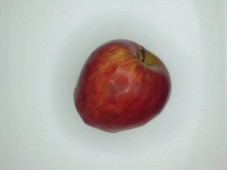
%> input picture manzana.jpg, 227 x 170 px
$ octave pruebaimadjust.m   (GNU Octave 9; MATLAB toolbox functions it lacks are replaced by stand-ins)
%> lines starting %> are read from the running program, lines starting %| are printed output that depends on the picture
%> further down, RGB is the input picture: size 170x227x3 uint8; mean R, G, B 184.4, 180.4, 176
### my_adjust.m
%%%low in= Emin----high in= Emax--- low out== Smin--- n= gama%%%%%

function J = my_adjust(I,low_in,high_in,low_out,high_out,n)
%> called with low_in = 0, high_in = 255, low_out = 0, high_out = 255, n = 0.5

[filas,columnas,capas] = size(I);
%> filas = 170; columnas = 227; capas = 3

li = isscalar(low_in);%% convierte el vector en un numero escalar%%
hi = isscalar(high_in);
lo = isscalar(low_out);
ho = isscalar(high_out);
nt = isscalar(n);
rgb = 0;
if capas > 1
    rgb = 1;
    if li == 0
        rli1 = low_in(:,1);
        rli2 = low_in(:,2);
        rli3 = low_in(:,3);
    else
        rli1 = low_in;
        rli2 = low_in;
        rli3 = low_in;
    end

    if hi == 0
        rhi1 = high_in(:,1);
        rhi2 = high_in(:,2);
        rhi3 = high_in(:,3);
    else
        rhi1 = high_in;
        rhi2 = high_in;
        rhi3 = high_in;
    end

    if lo == 0
        rlo1 = low_out(:,1);
        rlo2 = low_out(:,2);
        rlo3 = low_out(:,3);
    else
        rlo1 = low_out;
        rlo2 = low_out;
        rlo3 = low_out;
    end

    if ho == 0
        rho1 = high_out(:,1);
        rho2 = high_out(:,2);
        rho3 = high_out(:,3);
    else
        rho1 = high_out;
        rho2 = high_out;
        rho3 = high_out;
    end

    if nt == 0
        rn1 = n(:,1);
        rn2 = n(:,2);
        rn3 = n(:,3);
    else
        rn1 = n;
        rn2 = n;
        rn3 = n;
    end

    j1 = I(:,:,1);
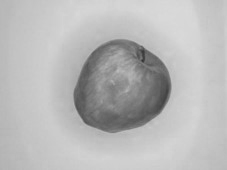
%> j1: size 170x227 uint8; min 49, max 217, mean 184.4
    j2 = I(:,:,2);
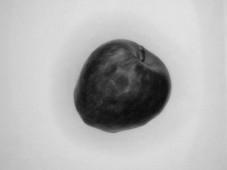
%> j2: size 170x227 uint8; min 12, max 226, mean 180.4
    j3 = I(:,:,3);
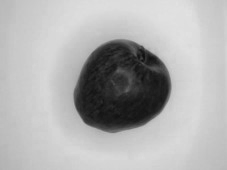
%> j3: size 170x227 uint8; min 15, max 226, mean 176
end

Eminf = find(I <= low_in);
%> Eminf = []
I(Eminf) = low_in;

Emaxf = find(I > high_in);
%> Emaxf = []
I(Emaxf) = high_in;

Sminf = find(I < low_out);
%> Sminf = []
I(Sminf) = low_out;

Smaxf = find (I > high_out);
%> Smaxf = []
I(Smaxf) = high_out;


if rgb == 0
    J = uint8(((high_out - low_out)/(high_in - low_in)^n)*((double(I)-low_in)).^n + low_out);
else
    k1 = uint8(((rho1 - rlo1)/(rhi1 - rli1)^rn1)*((double(j1)-rli1)).^rn1 + rlo1);
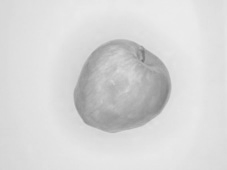
%> k1: size 170x227 uint8; min 112, max 235, mean 215.9
    k2 = uint8(((rho2 - rlo2)/(rhi2 - rli2)^rn2)*((double(j2)-rli2)).^rn2 + rlo2);
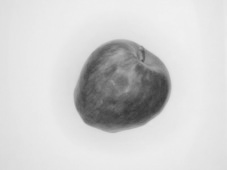
%> k2: size 170x227 uint8; min 55, max 240, mean 209.1
    k3 = uint8(((rho3 - rlo3)/(rhi3 - rli3)^rn3)*((double(j3)-rli3)).^rn3 + rlo3);
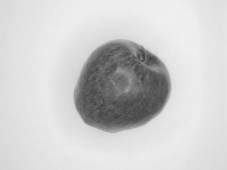
%> k3: size 170x227 uint8; min 62, max 240, mean 206.2

    J(:,:,1) = k1;
    J(:,:,2) = k2;
    J(:,:,3) = k3;
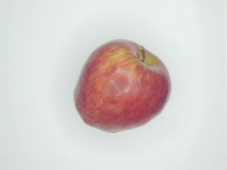
%> J: size 170x227x3 uint8; mean R, G, B 215.9, 209.1, 206.2
end

### pruebaimadjust.m

close all; clear all; clc;
RGB = imread('manzana.jpg');


figure(1)
imshow(RGB)

figure(2)
gray=my_adjust(RGB,0,255,0,255,0.5);
imshow(gray)

$ run again, with ojazo.jpg copied over manzana.jpg
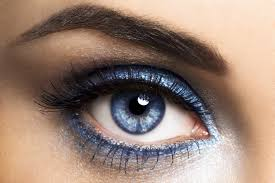
%> input picture ojazo.jpg, 275 x 183 px
%> RGB is the input picture: size 183x275x3 uint8; mean R, G, B 153.3, 130.3, 117.3
%> in my_adjust, `j3 = I(:,:,3);`:
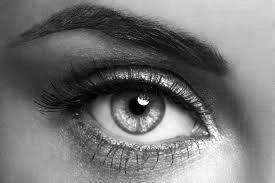
%> j3: size 183x275 uint8; min 0, max 255, mean 117.3
%> Eminf = 315 values from 10901 to 129470
%> Emaxf = []
%> in my_adjust, `J(:,:,3) = k3;`:
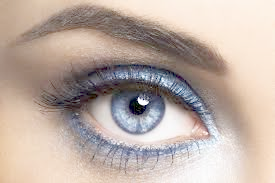
%> J: size 183x275x3 uint8; mean R, G, B 189.6, 174.1, 165.5
